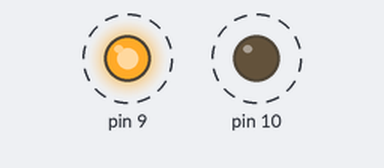
The sketch below on a simulated Arduino Uno, built with avr-gcc and run on an emulated ATmega328P. Shown: output pins drawn as LEDs (lit = HIGH). Dashed ring = blinking. What the sketch prints to the serial monitor is not drawn.

Above: at 0.2 s.
Timing chart, 0 to 4.6 s (numbered marks = the images above):
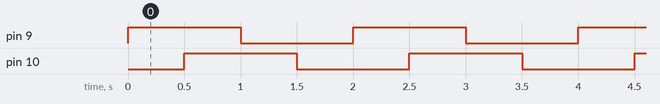

Measured:
- by itself, pin 9, pin 10: alternates HIGH for 1.0 s and LOW for 1.0 s
- by itself, everything shown: repeats every 2.0 s, in 4 steps

The sketch:

RelayTest.ino
```cpp
void setup()
{

  Serial.begin(9600);
  pinMode(9, OUTPUT);
  pinMode(10, OUTPUT);
  while (!Serial) {}
}

int loopCount = 0;
void loop()
{
  switch(loopCount%4)
  {
    case 0:
      digitalWrite(9, HIGH);
      break;
    case 1:
      digitalWrite(10, HIGH);
      break;
    case 2:
      digitalWrite(9, LOW);
      break;
    case 3:
      digitalWrite(10, LOW);
      break;
  }

  Serial.println(loopCount);

  loopCount++;
  delay(500);
}
```
